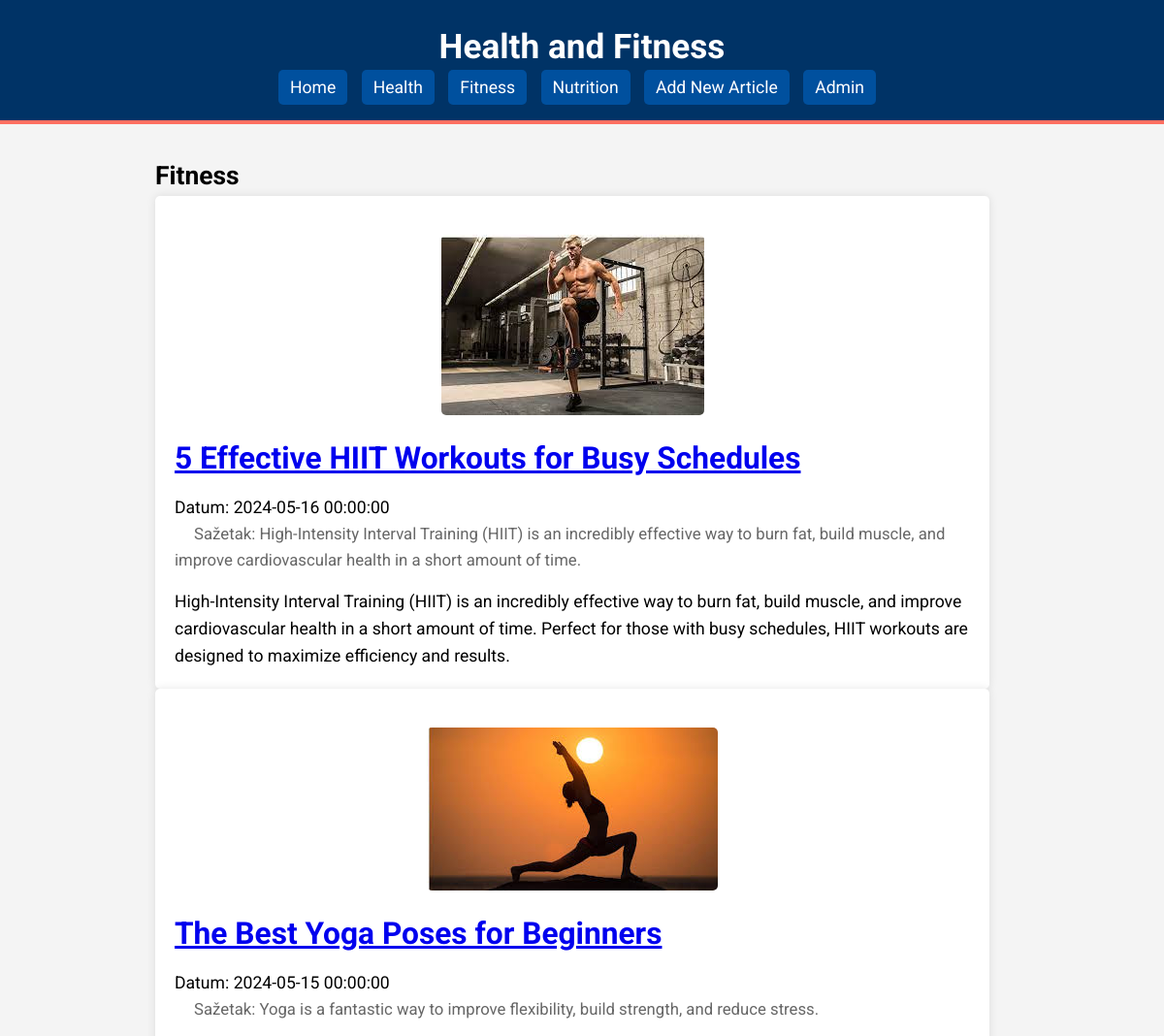
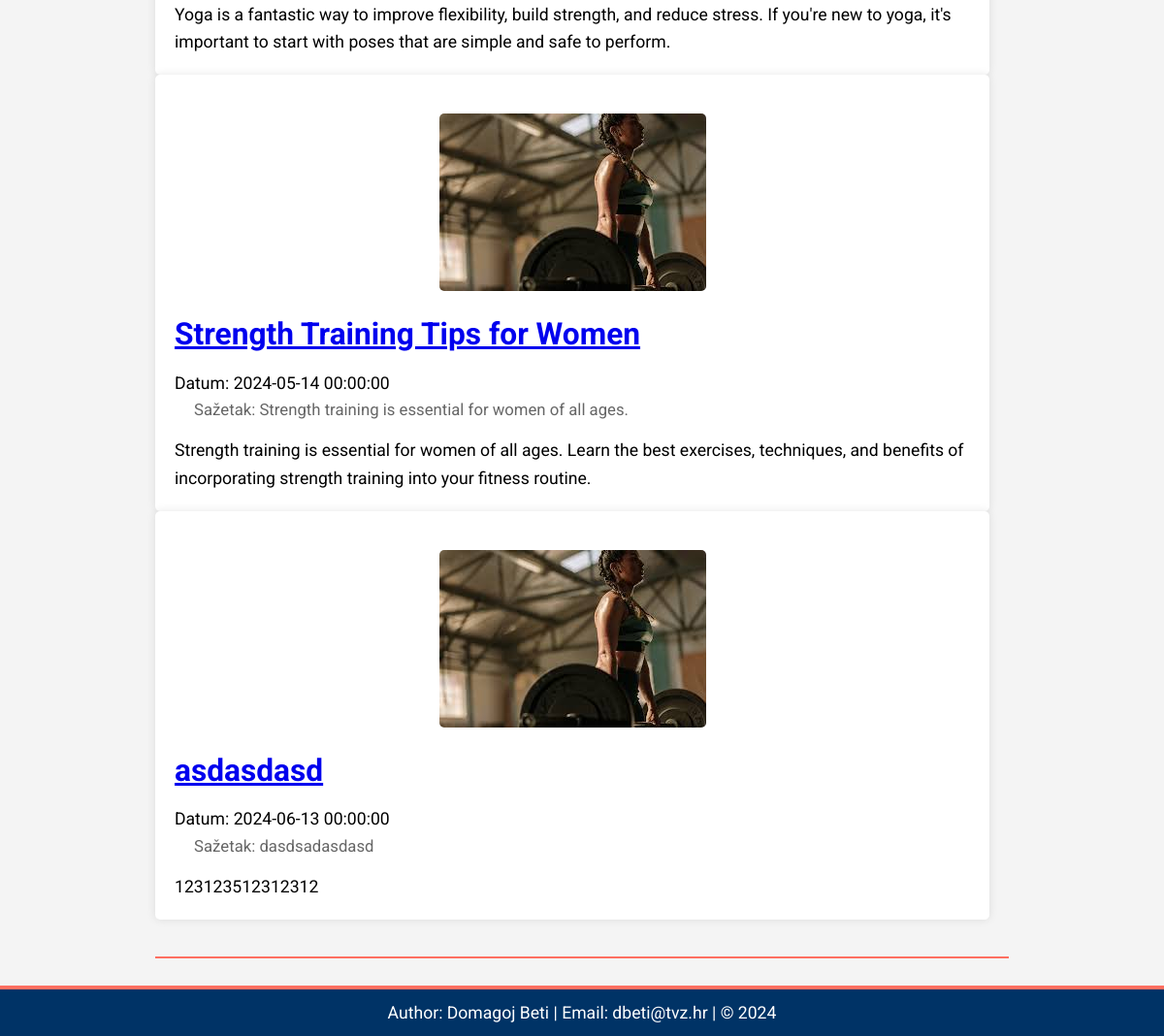
Page /kategorija.php?category=fitness on the committed database (2 pictures, top to bottom).
### tables this page shows
CREATE TABLE `vijesti` (
  `id` int(11) NOT NULL,
  `naslov` varchar(255) NOT NULL,
  `sazetak` text NOT NULL,
  `tekst` text NOT NULL,
  `slika` varchar(255) NOT NULL,
  `kategorija` varchar(50) NOT NULL,
  `arhiva` tinyint(1) NOT NULL DEFAULT 0,
  `datum` datetime NOT NULL
);

### kategorija.php (the view, shortened to what this page needs)
<?php include 'header.php'; ?>
<?php
include 'connect.php';
$category = mysqli_real_escape_string($dbc, $_GET['category']);
$query = "SELECT * FROM vijesti WHERE kategorija = '$category'";
$result = mysqli_query($dbc, $query);
if (mysqli_num_rows($result) > 0) {
    echo '<section class="category-detalj section-gray">';
    echo '<h2>' . ucfirst($category) . '</h2>';
    while ($row = mysqli_fetch_assoc($result)) {
        echo '<article class="full-article-detalj">';
        echo '<img src="images/' . $row['slika'] . '" alt="' . $row['naslov'] . '">';
        echo '<h3><a href="clanak.php?id=' . $row['id'] . '">' . $row['naslov'] . '</a></h3>';
        echo '<span>' . 'Datum: ' . $row['datum'] . '</span>';
        echo '<p>' . 'Sažetak: ' . $row['sazetak'] . '</p>';
        echo '<div>' . $row['tekst'] . '</div>';
        echo '</article>';
    }
    echo '<div class="separator"></div></section>';
} else {
    echo '<p>No news available for this category.</p>';
}
?>
<?php include 'footer.php'; ?>

### header.php (shortened to what this page needs)
<!DOCTYPE html>
<html lang="en">
<head>
    <link rel="stylesheet" href="style.css">
</head>
<body>
    <div class="detailed-container">
        <header>
            <h1>Health and Fitness</h1>
            <nav>
                <ul>
                    <li><a href="index.php">Home</a></li>
                    <li><a href="kategorija.php?category=health">Health</a></li>
                    <li><a href="kategorija.php?category=fitness">Fitness</a></li>
                    <li><a href="kategorija.php?category=nutrition">Nutrition</a></li>
                    <li><a href="unos.php">Add New Article</a></li>
                    <li><a href="administrator.php">Admin</a></li>
                </ul>
            </nav>
        </header>
        <main>

### footer.php
</main>
        <footer>
            <p>Author: Domagoj Beti | Email: dbeti@tvz.hr | &copy; 2024</p>
        </footer>
    </div>
</body>
</html>

### style.css (style rules this page uses)
* { margin: 0; padding: 0; box-sizing: border-box; }
body { font-family: 'Roboto', sans-serif; line-height: 1.6; background-color: #f4f4f4; padding-top: 120px; padding-bottom: 60px; display: flex; justify-content: center; font-size: 1.1em; }
.container, .detailed-container { width: 80%; max-width: 1200px; margin: 0 auto; overflow-y: auto; }
header { background: #003366; color: #fff; padding: 20px 0; text-align: center; border-bottom: 4px solid #ff6f61; position: fixed; top: 0; left: 0; width: 100%; z-index: 1000; }
header h1 { margin: 0; font-size: 2em; font-weight: bold; }
nav ul { list-style: none; padding: 0; text-align: center; }
nav ul li { display: inline; margin-right: 10px; }
nav ul li a { color: #fff; text-decoration: none; padding: 8px 12px; background: #00509E; border-radius: 5px; transition: background 0.3s; }
main { margin: 20px 0; }
.category-detalj { margin: 40px; padding-bottom:20px; overflow-x:visible; display:block; flex-wrap: nowrap; position: relative; }
.separator { width: 100%; height: 2px; background-color: #ff6f61; position: absolute; bottom: -20px; }
.full-article-detalj { background: #fff; padding: 20px; margin-right: 20px; box-shadow: 0 0 10px rgba(0, 0, 0, 0.1); border-radius: 5px; flex: 0 0 300px; overflow: hidden; position: relative; }
.full-article-detalj h3 { font-size: 1.8em; margin-bottom: 10px; color: #ff6f61; font-weight: bold; }
.full-article-detalj img { max-width: 100%; margin: 20px 0; border-radius: 5px; display: block; margin-left: auto; margin-right: auto; }
.full-article-detalj p, .full-article ul, .full-article table { color: #666; margin-bottom: 15px; line-height: 1.6; font-size: 0.95em; text-indent: 20px; }
footer { background: #003366; color: #fff; text-align: center; padding: 10px 0; border-top: 4px solid #ff6f61; position: fixed; bottom: 0; left: 0; width: 100%; z-index: 1000; }

### rows in the picture
vijesti: slika (picture), naslov "5 Effective HIIT Workouts for Busy Schedules", datum "2024-05-16 00:00:00", sazetak "High-Intensity Interval Training (HIIT) is an incredibly effective way to burn fat, build muscle, and improve cardiovascular health in a short amount of time.", tekst "High-Intensity Interval Training (HIIT) is an incredibly effective way to burn fat, build muscle, and improve cardiovascular health in a short amount of time. Perfect for those with busy schedules, HIIT workouts are designed to maximize efficiency and results."
vijesti: slika (picture), naslov "The Best Yoga Poses for Beginners", datum "2024-05-15 00:00:00", sazetak "Yoga is a fantastic way to improve flexibility, build strength, and reduce stress.", tekst "Yoga is a fantastic way to improve flexibility, build strength, and reduce stress. If you're new to yoga, it's important to start with poses that are simple and safe to perform."
vijesti: slika (picture), naslov "Strength Training Tips for Women", datum "2024-05-14 00:00:00", sazetak "Strength training is essential for women of all ages.", tekst "Strength training is essential for women of all ages. Learn the best exercises, techniques, and benefits of incorporating strength training into your fitness routine."
vijesti: slika (picture), naslov "asdasdasd", datum "2024-06-13 00:00:00", sazetak "dasdsadasdasd", tekst "123123512312312"

### other values in the picture
$category "Fitness"
